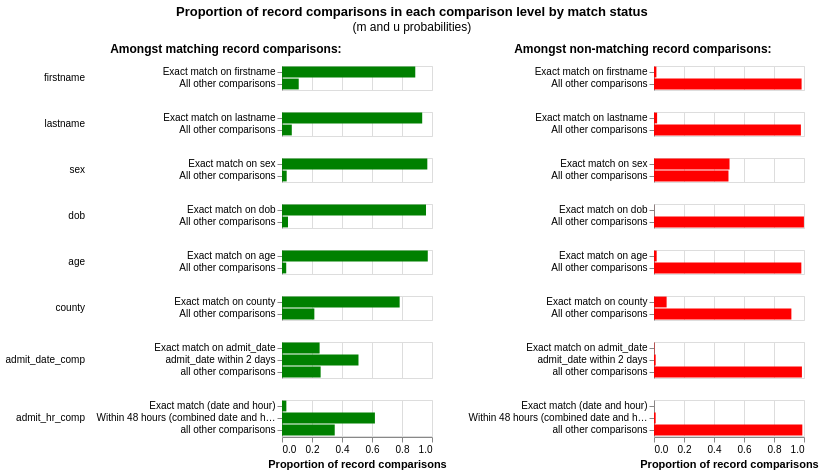

Write notebook code for a chart like this one.
### Code cell
linker.visualisations.m_u_parameters_chart()

### Figure 1 — Vega-Lite specification as saved in the notebook (floating-point values rounded to 4 significant figures)
{"config": {"view": {"continuousWidth": 300, "continuousHeight": 300, "discreteHeight": 300, "discreteWidth": 400}, "header": {"title": null}, "title": {"anchor": "middle", "offset": 10}}, "hconcat": [{"mark": "bar", "encoding": {"color": {"value": "green"}, "row": {"field": "comparison_name", "header": {"labelAlign": "left", "labelAnchor": "middle", "labelAngle": 0}, "sort": {"field": "comparison_sort_order"}, "type": "nominal"}, "tooltip": [{"field": "comparison_name", "title": "Comparison name", "type": "nominal"}, {"field": "label_for_charts", "title": "Label", "type": "ordinal"}, {"field": "sql_condition", "title": "SQL condition", "type": "nominal"}, {"field": "m_probability", "format": ".10~g", "title": "M probability", "type": "quantitative"}, {"field": "u_probability", "format": ".10~g", "title": "U probability", "type": "quantitative"}, {"field": "bayes_factor", "format": ",.6f", "title": "Bayes factor = m/u", "type": "quantitative"}, {"field": "log2_bayes_factor", "format": ".4~g", "title": "Match weight = log2(m/u)", "type": "quantitative"}, {"field": "bayes_factor_description", "title": "Match weight description", "type": "nominal"}, {"field": "m_probability_description", "title": "m probability description", "type": "nominal"}, {"field": "u_probability_description", "title": "u probability description", "type": "nominal"}], "x": {"axis": {"title": "Proportion of record comparisons"}, "field": "m_probability", "type": "quantitative"}, "y": {"axis": {"title": null}, "field": "label_for_charts", "sort": {"field": "comparison_vector_value", "order": "descending"}, "type": "nominal"}}, "height": {"step": 12}, "resolve": {"scale": {"y": "independent"}}, "title": {"text": "Amongst matching record comparisons:", "fontSize": 12, "fontWeight": "bold"}, "transform": [{"filter": "(datum.bayes_factor != 'no-op filter due to vega lite issue 4680')"}], "width": 150}, {"mark": "bar", "encoding": {"color": {"value": "red"}, "row": {"field": "comparison_name", "header": {"labels": false}, "sort": {"field": "comparison_sort_order"}, "type": "nominal"}, "tooltip": [{"field": "comparison_name", "title": "Comparison name", "type": "nominal"}, {"field": "label_for_charts", "title": "Label", "type": "ordinal"}, {"field": "sql_condition", "title": "SQL condition", "type": "nominal"}, {"field": "m_probability", "format": ".10~g", "title": "M probability", "type": "quantitative"}, {"field": "u_probability", "format": ".10~g", "title": "U probability", "type": "quantitative"}, {"field": "bayes_factor", "format": ",.6f", "title": "Bayes factor = m/u", "type": "quantitative"}, {"field": "log2_bayes_factor", "format": ".4~g", "title": "Match weight = log2(m/u)", "type": "quantitative"}, {"field": "bayes_factor_description", "title": "Match weight description", "type": "nominal"}, {"field": "m_probability_description", "title": "m probability description", "type": "nominal"}, {"field": "u_probability_description", "title": "u probability description", "type": "nominal"}], "x": {"axis": {"title": "Proportion of record comparisons"}, "field": "u_probability", "type": "quantitative"}, "y": {"axis": {"title": null}, "field": "label_for_charts", "sort": {"field": "comparison_vector_value", "order": "descending"}, "type": "nominal"}}, "height": {"step": 12}, "resolve": {"scale": {"y": "independent"}}, "title": {"text": "Amongst non-matching record comparisons:", "fontSize": 12, "fontWeight": "bold"}, "transform": [{"filter": "(datum.bayes_factor != 'no-op filter2 due to vega lite issue 4680')"}], "width": 150}], "data": {"name": "data-6d2b24d2a5071f6b8e24e1bf9552bf86"}, "title": {"text": "Proportion of record comparisons in each comparison level by match status", "subtitle": "(m and u probabilities)"}, "$schema": "https://vega.github.io/schema/vega-lite/v5.9.3.json", "datasets": {"data-6d2b24d2a5071f6b8e24e1bf9552bf86": [{"comparison_name": "firstname", "sql_condition": "\"firstname_l\" = \"firstname_r\"", "label_for_charts": "Exact match on firstname", "m_probability": 0.8885, "u_probability": 0.01601, "m_probability_description": "Amongst matching record comparisons, 88.85% of records (i.e. one in 1.125) are in the exact match on firstname comparison level", "u_probability_description": "Amongst non-matching record comparisons, 1.601% of records (i.e. one in 62.45) are in the exact match on firstname comparison level", "has_tf_adjustments": false, "tf_adjustment_column": null, "tf_adjustment_weight": 1.0, "is_null_level": false, "bayes_factor": 55.48, "log2_bayes_factor": 5.794, "comparison_vector_value": 1, "max_comparison_vector_value": 1, "bayes_factor_description": "If comparison level is `exact match on firstname` then comparison is 55.48 times more likely to be a match", "probability_two_random_records_match": 0.001684, "comparison_sort_order": 0}, {"comparison_name": "firstname", "sql_condition": "ELSE", "label_for_charts": "All other comparisons", "m_probability": 0.1115, "u_probability": 0.984, "m_probability_description": "Amongst matching record comparisons, 11.15% of records (i.e. one in 8.969) are in the all other comparisons comparison level", "u_probability_description": "Amongst non-matching record comparisons, 98.4% of records (i.e. one in 1.016) are in the all other comparisons comparison level", "has_tf_adjustments": false, "tf_adjustment_column": null, "tf_adjustment_weight": 1.0, "is_null_level": false, "bayes_factor": 0.1133, "log2_bayes_factor": -3.142, "comparison_vector_value": 0, "max_comparison_vector_value": 1, "bayes_factor_description": "If comparison level is `all other comparisons` then comparison is 8.825 times less likely to be a match", "probability_two_random_records_match": 0.001684, "comparison_sort_order": 0}, {"comparison_name": "lastname", "sql_condition": "\"lastname_l\" = \"lastname_r\"", "label_for_charts": "Exact match on lastname", "m_probability": 0.9347, "u_probability": 0.0207, "m_probability_description": "Amongst matching record comparisons, 93.47% of records (i.e. one in 1.07) are in the exact match on lastname comparison level", "u_probability_description": "Amongst non-matching record comparisons, 2.07% of records (i.e. one in 48.32) are in the exact match on lastname comparison level", "has_tf_adjustments": false, "tf_adjustment_column": null, "tf_adjustment_weight": 1.0, "is_null_level": false, "bayes_factor": 45.16, "log2_bayes_factor": 5.497, "comparison_vector_value": 1, "max_comparison_vector_value": 1, "bayes_factor_description": "If comparison level is `exact match on lastname` then comparison is 45.16 times more likely to be a match", "probability_two_random_records_match": 0.001684, "comparison_sort_order": 1}, {"comparison_name": "lastname", "sql_condition": "ELSE", "label_for_charts": "All other comparisons", "m_probability": 0.06533, "u_probability": 0.9793, "m_probability_description": "Amongst matching record comparisons, 6.533% of records (i.e. one in 15.31) are in the all other comparisons comparison level", "u_probability_description": "Amongst non-matching record comparisons, 97.93% of records (i.e. one in 1.021) are in the all other comparisons comparison level", "has_tf_adjustments": false, "tf_adjustment_column": null, "tf_adjustment_weight": 1.0, "is_null_level": false, "bayes_factor": 0.06671, "log2_bayes_factor": -3.906, "comparison_vector_value": 0, "max_comparison_vector_value": 1, "bayes_factor_description": "If comparison level is `all other comparisons` then comparison is 14.99 times less likely to be a match", "probability_two_random_records_match": 0.001684, "comparison_sort_order": 1}, {"comparison_name": "sex", "sql_condition": "\"sex_l\" = \"sex_r\"", "label_for_charts": "Exact match on sex", "m_probability": 0.9688, "u_probability": 0.5035, "m_probability_description": "Amongst matching record comparisons, 96.88% of records (i.e. one in 1.032) are in the exact match on sex comparison level", "u_probability_description": "Amongst non-matching record comparisons, 50.35% of records (i.e. one in 1.986) are in the exact match on sex comparison level", "has_tf_adjustments": false, "tf_adjustment_column": null, "tf_adjustment_weight": 1.0, "is_null_level": false, "bayes_factor": 1.924, "log2_bayes_factor": 0.9442, "comparison_vector_value": 1, "max_comparison_vector_value": 1, "bayes_factor_description": "If comparison level is `exact match on sex` then comparison is 1.924 times more likely to be a match", "probability_two_random_records_match": 0.001684, "comparison_sort_order": 2}, {"comparison_name": "sex", "sql_condition": "ELSE", "label_for_charts": "All other comparisons", "m_probability": 0.03119, "u_probability": 0.4965, "m_probability_description": "Amongst matching record comparisons, 3.119% of records (i.e. one in 32.06) are in the all other comparisons comparison level", "u_probability_description": "Amongst non-matching record comparisons, 49.65% of records (i.e. one in 2.014) are in the all other comparisons comparison level", "has_tf_adjustments": false, "tf_adjustment_column": null, "tf_adjustment_weight": 1.0, "is_null_level": false, "bayes_factor": 0.06283, "log2_bayes_factor": -3.992, "comparison_vector_value": 0, "max_comparison_vector_value": 1, "bayes_factor_description": "If comparison level is `all other comparisons` then comparison is 15.92 times less likely to be a match", "probability_two_random_records_match": 0.001684, "comparison_sort_order": 2}, {"comparison_name": "dob", "sql_condition": "\"dob_l\" = \"dob_r\"", "label_for_charts": "Exact match on dob", "m_probability": 0.96, "u_probability": 0.0004052, "m_probability_description": "Amongst matching record comparisons, 96% of records (i.e. one in 1.042) are in the exact match on dob comparison level", "u_probability_description": "Amongst non-matching record comparisons, 0.04052% of records (i.e. one in 2,468) are in the exact match on dob comparison level", "has_tf_adjustments": false, "tf_adjustment_column": null, "tf_adjustment_weight": 1.0, "is_null_level": false, "bayes_factor": 2369.0, "log2_bayes_factor": 11.21, "comparison_vector_value": 1, "max_comparison_vector_value": 1, "bayes_factor_description": "If comparison level is `exact match on dob` then comparison is 2,369 times more likely to be a match", "probability_two_random_records_match": 0.001684, "comparison_sort_order": 3}, {"comparison_name": "dob", "sql_condition": "ELSE", "label_for_charts": "All other comparisons", "m_probability": 0.03996, "u_probability": 0.9996, "m_probability_description": "Amongst matching record comparisons, 3.996% of records (i.e. one in 25.02) are in the all other comparisons comparison level", "u_probability_description": "Amongst non-matching record comparisons, 99.96% of records (i.e. one in 1) are in the all other comparisons comparison level", "has_tf_adjustments": false, "tf_adjustment_column": null, "tf_adjustment_weight": 1.0, "is_null_level": false, "bayes_factor": 0.03998, "log2_bayes_factor": -4.645, "comparison_vector_value": 0, "max_comparison_vector_value": 1, "bayes_factor_description": "If comparison level is `all other comparisons` then comparison is 25.01 times less likely to be a match", "probability_two_random_records_match": 0.001684, "comparison_sort_order": 3}, {"comparison_name": "age", "sql_condition": "\"age_l\" = \"age_r\"", "label_for_charts": "Exact match on age", "m_probability": 0.9718, "u_probability": 0.01771, "m_probability_description": "Amongst matching record comparisons, 97.18% of records (i.e. one in 1.029) are in the exact match on age comparison level", "u_probability_description": "Amongst non-matching record comparisons, 1.771% of records (i.e. one in 56.45) are in the exact match on age comparison level", "has_tf_adjustments": false, "tf_adjustment_column": null, "tf_adjustment_weight": 1.0, "is_null_level": false, "bayes_factor": 54.86, "log2_bayes_factor": 5.778, "comparison_vector_value": 1, "max_comparison_vector_value": 1, "bayes_factor_description": "If comparison level is `exact match on age` then comparison is 54.86 times more likely to be a match", "probability_two_random_records_match": 0.001684, "comparison_sort_order": 4}, {"comparison_name": "age", "sql_condition": "ELSE", "label_for_charts": "All other comparisons", "m_probability": 0.02816, "u_probability": 0.9823, "m_probability_description": "Amongst matching record comparisons, 2.816% of records (i.e. one in 35.51) are in the all other comparisons comparison level", "u_probability_description": "Amongst non-matching record comparisons, 98.23% of records (i.e. one in 1.018) are in the all other comparisons comparison level", "has_tf_adjustments": false, "tf_adjustment_column": null, "tf_adjustment_weight": 1.0, "is_null_level": false, "bayes_factor": 0.02867, "log2_bayes_factor": -5.124, "comparison_vector_value": 0, "max_comparison_vector_value": 1, "bayes_factor_description": "If comparison level is `all other comparisons` then comparison is 34.88 times less likely to be a match", "probability_two_random_records_match": 0.001684, "comparison_sort_order": 4}, {"comparison_name": "county", "sql_condition": "\"county_l\" = \"county_r\"", "label_for_charts": "Exact match on county", "m_probability": 0.7844, "u_probability": 0.08413, "m_probability_description": "Amongst matching record comparisons, 78.44% of records (i.e. one in 1.275) are in the exact match on county comparison level", "u_probability_description": "Amongst non-matching record comparisons, 8.413% of records (i.e. one in 11.89) are in the exact match on county comparison level", "has_tf_adjustments": false, "tf_adjustment_column": null, "tf_adjustment_weight": 1.0, "is_null_level": false, "bayes_factor": 9.324, "log2_bayes_factor": 3.221, "comparison_vector_value": 1, "max_comparison_vector_value": 1, "bayes_factor_description": "If comparison level is `exact match on county` then comparison is 9.324 times more likely to be a match", "probability_two_random_records_match": 0.001684, "comparison_sort_order": 5}, {"comparison_name": "county", "sql_condition": "ELSE", "label_for_charts": "All other comparisons", "m_probability": 0.2156, "u_probability": 0.9159, "m_probability_description": "Amongst matching record comparisons, 21.56% of records (i.e. one in 4.638) are in the all other comparisons comparison level", "u_probability_description": "Amongst non-matching record comparisons, 91.59% of records (i.e. one in 1.092) are in the all other comparisons comparison level", "has_tf_adjustments": false, "tf_adjustment_column": null, "tf_adjustment_weight": 1.0, "is_null_level": false, "bayes_factor": 0.2354, "log2_bayes_factor": -2.087, "comparison_vector_value": 0, "max_comparison_vector_value": 1, "bayes_factor_description": "If comparison level is `all other comparisons` then comparison is 4.247 times less likely to be a match", "probability_two_random_records_match": 0.001684, "comparison_sort_order": 5}, {"comparison_name": "admit_date_comp", "sql_condition": "admit_date_l IS NOT NULL AND admit_date_r IS NOT NULL AND CAST(admit_date_l AS DATE) = CAST(admit_date_r AS DATE)", "label_for_charts": "Exact match on admit_date", "m_probability": 0.2507, "u_probability": 0.002705, "m_probability_description": "Amongst matching record comparisons, 25.07% of records (i.e. one in 3.988) are in the exact match on admit_date comparison level", "u_probability_description": "Amongst non-matching record comparisons, 0.2705% of records (i.e. one in 370) are in the exact match on admit_date comparison level", "has_tf_adjustments": false, "tf_adjustment_column": null, "tf_adjustment_weight": 1.0, "is_null_level": false, "bayes_factor": 92.69, "log2_bayes_factor": 6.534, "comparison_vector_value": 2, "max_comparison_vector_value": 2, "bayes_factor_description": "If comparison level is `exact match on admit_date` then comparison is 92.69 times more likely to be a match", "probability_two_random_records_match": 0.001684, "comparison_sort_order": 6}, {"comparison_name": "admit_date_comp", "sql_condition": "ABS(DATE_DIFF('day', CAST(admit_date_r AS DATE), CAST(admit_date_l AS DATE))) <= 2", "label_for_charts": "admit_date within 2 days", "m_probability": 0.5099, "u_probability": 0.01113, "m_probability_description": "Amongst matching record comparisons, 50.99% of records (i.e. one in 1.961) are in the admit_date within 2 days comparison level", "u_probability_description": "Amongst non-matching record comparisons, 1.113% of records (i.e. one in 89.86) are in the admit_date within 2 days comparison level", "has_tf_adjustments": false, "tf_adjustment_column": null, "tf_adjustment_weight": 1.0, "is_null_level": false, "bayes_factor": 45.82, "log2_bayes_factor": 5.518, "comparison_vector_value": 1, "max_comparison_vector_value": 2, "bayes_factor_description": "If comparison level is `admit_date within 2 days` then comparison is 45.82 times more likely to be a match", "probability_two_random_records_match": 0.001684, "comparison_sort_order": 6}, {"comparison_name": "admit_date_comp", "sql_condition": "TRUE", "label_for_charts": "all other comparisons", "m_probability": 0.2576, "u_probability": 0.9862, "m_probability_description": "Amongst matching record comparisons, 25.76% of records (i.e. one in 3.882) are in the all other comparisons comparison level", "u_probability_description": "Amongst non-matching record comparisons, 98.62% of records (i.e. one in 1.014) are in the all other comparisons comparison level", "has_tf_adjustments": false, "tf_adjustment_column": null, "tf_adjustment_weight": 1.0, "is_null_level": false, "bayes_factor": 0.2612, "log2_bayes_factor": -1.937, "comparison_vector_value": 0, "max_comparison_vector_value": 2, "bayes_factor_description": "If comparison level is `all other comparisons` then comparison is 3.828 times less likely to be a match", "probability_two_random_records_match": 0.001684, "comparison_sort_order": 6}, {"comparison_name": "admit_hr_comp", "sql_condition": "admit_date_l IS NOT NULL AND admit_date_r IS NOT NULL AND admit_hr_l IS NOT NULL AND admit_hr_r IS NOT NULL AND CAST(admit_date_l AS DATE) = CAST(admit_date_r AS DATE) AND CAST(admit_hr_l AS DOUBLE) = CAST(admit_hr_r AS DOUBLE)", "label_for_charts": "Exact match (date and hour)", "m_probability": 0.02905, "u_probability": 0.000113, "m_probability_description": "Amongst matching record comparisons, 2.905% of records (i.e. one in 34.43) are in the exact match (date and hour) comparison level", "u_probability_description": "Amongst non-matching record comparisons, 0.0113% of records (i.e. one in 8,850) are in the exact match (date and hour) comparison level", "has_tf_adjustments": false, "tf_adjustment_column": null, "tf_adjustment_weight": 1.0, "is_null_level": false, "bayes_factor": 257.0, "log2_bayes_factor": 8.006, "comparison_vector_value": 2, "max_comparison_vector_value": 2, "bayes_factor_description": "If comparison level is `exact match (date and hour)` then comparison is 257 times more likely to be a match", "probability_two_random_records_match": 0.001684, "comparison_sort_order": 7}, {"comparison_name": "admit_hr_comp", "sql_condition": "\n                ABS(\n                    ((CAST(admit_date_r AS DATE) - CAST(admit_date_l AS DATE)) * 24)\n                    + (CAST(admit_hr_r AS FLOAT) - CAST(admit_hr_l AS FLOAT))\n                ) <= 48\n            ", "label_for_charts": "Within 48 hours (combined date and hour)", "m_probability": 0.6194, "u_probability": 0.01111, "m_probability_description": "Amongst matching record comparisons, 61.94% of records (i.e. one in 1.614) are in the within 48 hours (combined date and hour) comparison level", "u_probability_description": "Amongst non-matching record comparisons, 1.111% of records (i.e. one in 90.03) are in the within 48 hours (combined date and hour) comparison level", "has_tf_adjustments": false, "tf_adjustment_column": null, "tf_adjustment_weight": 1.0, "is_null_level": false, "bayes_factor": 55.77, "log2_bayes_factor": 5.801, "comparison_vector_value": 1, "max_comparison_vector_value": 2, "bayes_factor_description": "If comparison level is `within 48 hours (combined date and hour)` then comparison is 55.77 times more likely to be a match", "probability_two_random_records_match": 0.001684, "comparison_sort_order": 7}, {"comparison_name": "admit_hr_comp", "sql_condition": "TRUE", "label_for_charts": "all other comparisons", "m_probability": 0.3515, "u_probability": 0.9888, "m_probability_description": "Amongst matching record comparisons, 35.15% of records (i.e. one in 2.845) are in the all other comparisons comparison level", "u_probability_description": "Amongst non-matching record comparisons, 98.88% of records (i.e. one in 1.011) are in the all other comparisons comparison level", "has_tf_adjustments": false, "tf_adjustment_column": null, "tf_adjustment_weight": 1.0, "is_null_level": false, "bayes_factor": 0.3555, "log2_bayes_factor": -1.492, "comparison_vector_value": 0, "max_comparison_vector_value": 2, "bayes_factor_description": "If comparison level is `all other comparisons` then comparison is 2.813 times less likely to be a match", "probability_two_random_records_match": 0.001684, "comparison_sort_order": 7}]}}
